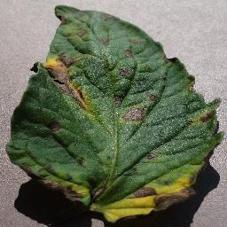
#> input picture raw_dataset/early_blight_leaf/Eb11.jpg, 227 x 227 px; its folder holds only this picture in this run
$ python preprocess_mobilenetv2_96x96.py
#> lines starting #> are read from the running program, lines starting #| are printed output that depends on the picture
import cv2
import numpy as np
import os
from tqdm import tqdm

def check_dataset(input_dir):
    """Check if dataset exists and contains images"""
#> called with input_dir = 'raw_dataset'
    if not os.path.exists(input_dir):
        print(f"Error: Directory '{input_dir}' does not exist!")
        print("Please create the following folder structure:")
        print(f"{input_dir}/")
        print("├── healthy_leaf/")
        print("├── early_blight_leaf/")
        print("├── late_blight_leaf/")
        print("├── septoria_leaf/")
        print("└── unknown/")
        return False

    image_count = 0
    class_folders = []
    for class_name in sorted(os.listdir(input_dir)):
        class_path = os.path.join(input_dir, class_name)
        if os.path.isdir(class_path):
            images = [f for f in os.listdir(class_path)
                     if f.lower().endswith(('.png', '.jpg', '.jpeg'))]
            if len(images) > 0:
                class_folders.append(class_name)
                image_count += len(images)
                print(f"Found {len(images)} images in {class_name}/")
#> pass 2 of the loop in check_dataset, `for class_name in sorted(os.listdir(input_dir)):`:
#> pass 2 of the loop in process_dataset, `for class_name in sorted(os.listdir(input_dir)):`:

    if image_count == 0:
        print("\nNo images found! Please add images to the appropriate folders:")
        print("1. Put healthy tomato images in 'healthy_leaf/'")
        print("2. Put early blight images in 'early_blight_leaf/'")
        print("3. Put late blight images in 'late_blight_leaf/'")
        print("4. Put septoria leaf images in 'septoria_leaf/'")
        print("5. Put unknown/random object images in 'unknown/'")
        return False

    print(f"\nTotal images found: {image_count}")
    print(f"Classes detected: {class_folders}")
    return True

def preprocess_image(image_path, target_size=(96, 96)):
    """Enhanced preprocessing for tomato disease images with 96x96 resolution"""
#> called with image_path = 'raw_dataset/early_blight_leaf/Eb11.jpg', target_size = (96, 96)
    # Read image
    img = cv2.imread(image_path)
#> img is the input picture: shape (227, 227, 3); mean B, G, R 89.9, 111.2, 104.1
    if img is None:
        return None

    # Convert to RGB
    img = cv2.cvtColor(img, cv2.COLOR_BGR2RGB)

    # Resize to 96x96
    img = cv2.resize(img, target_size)
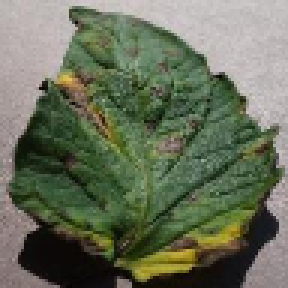
#> img: shape (96, 96, 3) (shown 3 times larger); mean R, G, B 104, 111.1, 89.8

    # Enhance contrast using CLAHE
    lab = cv2.cvtColor(img, cv2.COLOR_RGB2LAB)
#> lab: shape (96, 96, 3); mean of channels 0, 1, 2 114.6, 121.2, 139.2
    l, a, b = cv2.split(lab)
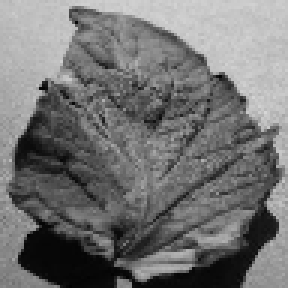
#> l: shape (96, 96) (shown 3 times larger); min 2, max 214, mean 114.6
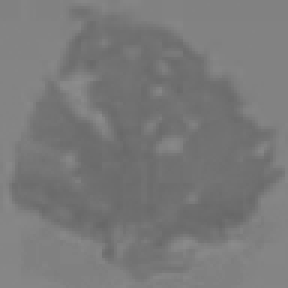
#> a: shape (96, 96) (shown 3 times larger); min 103, max 140, mean 121.2
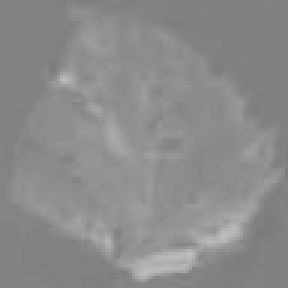
#> b: shape (96, 96) (shown 3 times larger); min 121, max 188, mean 139.2
    clahe = cv2.createCLAHE(clipLimit=3.0, tileGridSize=(8,8))
    cl = clahe.apply(l)
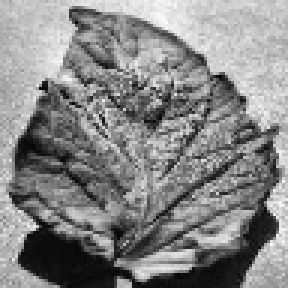
#> cl: shape (96, 96) (shown 3 times larger); min 4, max 255, mean 134.2
    enhanced = cv2.merge((cl,a,b))
#> enhanced: shape (96, 96, 3); mean of channels 0, 1, 2 134.2, 121.2, 139.2
    img = cv2.cvtColor(enhanced, cv2.COLOR_LAB2RGB)
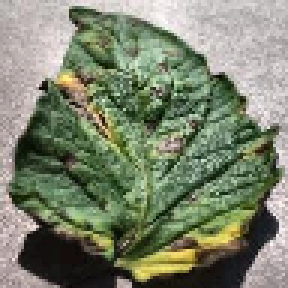
#> img: shape (96, 96, 3) (shown 3 times larger); mean R, G, B 123.8, 131.2, 109.1

    # Normalize to [0,1]
    img = img.astype('float32') / 255.0

    return img

def process_dataset(input_dir, output_dir, target_size=(96, 96)):
    """Process entire dataset with progress bar"""
    # Count total images and get all class folders
    total_images = 0
    class_folders = []
    for class_name in sorted(os.listdir(input_dir)):
        class_path = os.path.join(input_dir, class_name)
        if os.path.isdir(class_path):
            images = [f for f in os.listdir(class_path)
                     if f.lower().endswith(('.png', '.jpg', '.jpeg'))]
            if len(images) > 0:
                class_folders.append(class_name)
                total_images += len(images)

    print(f"Processing {len(class_folders)} classes: {class_folders}")

    # Process each class
    with tqdm(total=total_images, desc="Processing images") as pbar:
        for class_name in class_folders:
            class_path = os.path.join(input_dir, class_name)

            # Create output class directory
            output_class_path = os.path.join(output_dir, class_name)
            os.makedirs(output_class_path, exist_ok=True)

            # Process each image
            for img_name in os.listdir(class_path):
                if not img_name.lower().endswith(('.png', '.jpg', '.jpeg')):
                    continue

                input_path = os.path.join(class_path, img_name)
                output_path = os.path.join(output_class_path,
                                         os.path.splitext(img_name)[0] + '.npy')

                # Preprocess and save as numpy array
                processed_img = preprocess_image(input_path, target_size)
                if processed_img is not None:
                    np.save(output_path, processed_img)

                pbar.update(1)
#> pass 2 of the loop in process_dataset, `for class_name in class_folders:`:
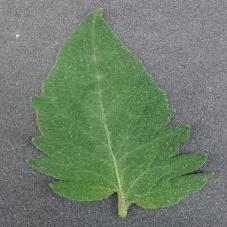
#> input picture raw_dataset/healthy_leaf/H1022.jpg, 227 x 227 px
#> in preprocess_image, img is the input picture: shape (227, 227, 3); mean B, G, R 107.6, 128.1, 110.8
#> lab: shape (96, 96, 3); mean of channels 0, 1, 2 132.3, 117.8, 137.2
#> in preprocess_image (call 2), `l, a, b = cv2.split(lab)`:
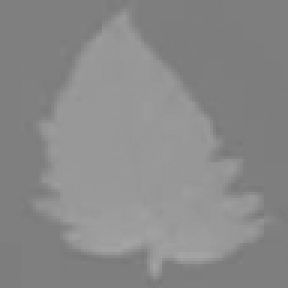
#> b: shape (96, 96) (shown 3 times larger); min 120, max 166, mean 137.2
#> enhanced: shape (96, 96, 3); mean of channels 0, 1, 2 149.6, 117.8, 137.2
#> in preprocess_image (call 2), `img = cv2.cvtColor(enhanced, cv2.COLOR_LAB2RGB)`:
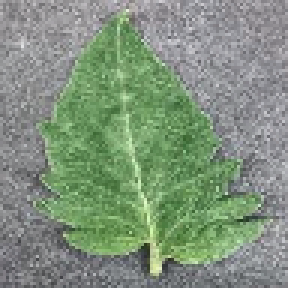
#> img: shape (96, 96, 3) (shown 3 times larger); mean R, G, B 128.2, 146, 124.8

if __name__ == "__main__":
    # Use correct path to the raw_dataset directory
    PROJECT_ROOT = os.path.dirname(os.path.abspath(__file__))
    raw_dir = os.path.join(PROJECT_ROOT, "raw_dataset")
    processed_dir = os.path.join(PROJECT_ROOT, "processed_dataset_96x96")

    print("=== PREPROCESSING IMAGES TO 96x96 RESOLUTION ===")
    print(f"Looking for dataset in: {raw_dir}")
    print("Checking dataset structure...")
    if not check_dataset(raw_dir):
        exit(1)

    print("\nStarting preprocessing...")
    print("Will automatically process all class folders found in raw_dataset/")
    os.makedirs(processed_dir, exist_ok=True)
    process_dataset(raw_dir, processed_dir, target_size=(96, 96))
    print("\nPreprocessing complete!")
    print(f"Processed images saved to: {processed_dir}")
    print("=== PREPROCESSING COMPLETED SUCCESSFULLY ===")
    print("\nNote: All models should now be retrained to include the new classes.")
